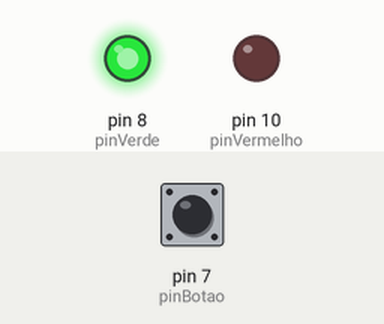
The sketch below on a simulated Arduino Uno, built with avr-gcc and run on an emulated ATmega328P. Parts: output pins drawn as LEDs (lit = HIGH). Inputs (shaded band) come from the test bench; at power-on: pin 7 (pinBotao) LOW.

Above: at 0.1 s.
Timing chart, 0 to 1.6 s (numbered marks = the images above):
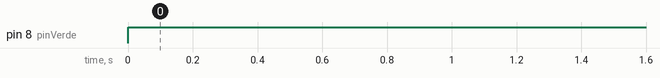

Measured:
- by itself, pin 8 (pinVerde): LOW → HIGH at 0.00 s

The sketch:

meuPrograma.ino
```cpp
int pinVermelho = 10;
int pinAmarelo = 9;
int pinVerde = 8;
int pinBotao = 7;

int faseSemaforo;

int estadoBotao;
void setup() {
  // put your setup code here, to run once:

pinMode(pinVerde, OUTPUT);
pinMode(pinVermelho, OUTPUT);
pinMode(pinVerde, OUTPUT);
pinMode(pinBotao, INPUT);

faseSemaforo = 1;

}

void loop() {
  // put your main code here, to run repeatedly:

estadoBotao = digitalRead(pinBotao);

if(estadoBotao == HIGH)
  {
    if(estadoBotao >4){
      faseSemaforo = faseSemaforo + 1;
    }else{
      faseSemaforo = 1;
    }

  }

if(faseSemaforo == 1)
  {
    digitalWrite(pinVerde, HIGH);
    digitalWrite(pinAmarelo, LOW);
    digitalWrite(pinVermelho, LOW);
  }

if(faseSemaforo == 2)
  {
    digitalWrite(pinVerde, LOW);
    digitalWrite(pinAmarelo, HIGH);
    digitalWrite(pinVermelho, LOW);
  }


if(faseSemaforo == 3)
  {
    digitalWrite(pinVerde, LOW);
    digitalWrite(pinAmarelo, LOW);
    digitalWrite(pinVermelho, HIGH);
  }


}
```
